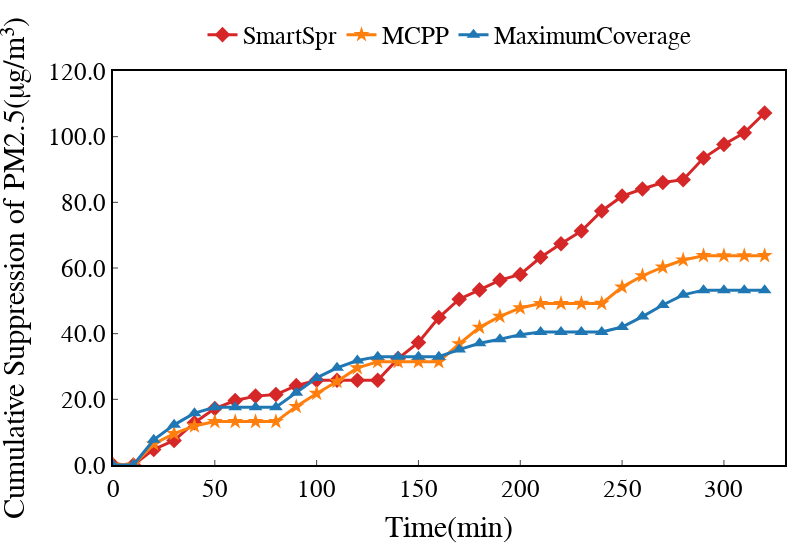

Notebook source saved alongside this figure:
### Code cell
Time_deadline = 33
xtitle = 'Time(min)'
ytitle = 'Cumulative Suppression of PM2.5(μg/m³)'
filename = './outputs/png/line_timeCumulateEffect-teamsize2-linetype.png'
colors_dict = ['#d62728', '#ff7f0e', '#1f77b4']
ncol = 3
x_values = np.arange(0, Time_deadline)

plt.figure(figsize =(6,4),dpi=150)

plt.plot(x_values, strategy_effect[2][2][7][0:Time_deadline], marker='^', color=colors_dict[2], label='MaximumCoverage')
plt.plot(x_values, strategy_effect[1][2][7][0:Time_deadline], marker='*', color=colors_dict[1], label='MCPP')
plt.plot(x_values, strategy_effect[0][2][7][0:Time_deadline], marker='d', color=colors_dict[0], linewidth=2, label='SmartSpr')

plt.xlabel(xtitle)
plt.ylabel(ytitle)
plt.legend(loc='upper center', bbox_to_anchor=(0.5, 1.12), ncol=ncol, frameon=False)

plt.xlim([1-0.3, Time_deadline+0.3])
plt.ylim([0, 80])
plt.xticks(np.arange(0, Time_deadline, 5), np.arange(0, Time_deadline, 5) * 10)

plt.savefig(filename,bbox_inches = 'tight')

width = 800
height = 550
linewidth = 3
markersize = 12
colors_dict = ['#d62728', '#ff7f0e', '#1f77b4']
markersymbol={'FH':2, 'HEUR':'star', 'DDRL':5}
linetype = {'Low':'dot','Medium':'dashdot','High':'solid'}
labels = []
Time_deadline = 33
for i in range(Time_deadline):
    labels.append(int(i*10))

xtitle = 'Time(min)'
ytitle = 'Cumulative Suppression of PM2.5(μg/m³)'

fig = go.Figure()

fig.add_trace(go.Scatter(
    x=labels, 
    y=strategy_effect[0][1][3][0:Time_deadline], 
    name='SmartSpr', 
    mode='lines+markers', 
    marker=dict(size=markersize, symbol=markersymbol['FH']),line=dict(color=colors_dict[0], width=linewidth),))
fig.add_trace(go.Scatter(
    x=labels, 
    y=strategy_effect[1][1][3][0:Time_deadline], 
    name='MCPP', 
    mode='lines+markers', 
    marker=dict(size=markersize, symbol=markersymbol['HEUR']),line=dict(color=colors_dict[1], width=linewidth),))
fig.add_trace(go.Scatter(
    x=labels, 
    y=strategy_effect[2][1][3][0:Time_deadline], 
    name='MaximumCoverage', 
    mode='lines+markers', 
    marker=dict(size=markersize, symbol=markersymbol['DDRL']),line=dict(color=colors_dict[2], width=linewidth),))

fig = line_update_fig(fig, xtitle, ytitle, width=width, height=height)
fig.update_xaxes(title_text=xtitle, title_font=dict(size=30),tickfont=dict(size=25),showgrid=False)
fig.update_yaxes(title_text=ytitle, title_font=dict(size=30),tickfont=dict(size=25),showgrid=False)
fig.update_layout(
    xaxis=dict(range=[0, 330]),
    yaxis=dict(range=[0, 120]),
    legend=dict(font=dict(size=25), x=0.5, y=1.15)) # name size
fig.show()
filename = './outputs/png/line_timeCumulateEffect-teamsize2-linetype.png'
print(filename)
fig.write_image(filename, scale=1)

### Figure 1 — Plotly figure (JSON) as saved in the notebook; plotly's stock layout.template omitted (floating-point values rounded to 4 significant figures)
{"data": [{"line": {"color": "#d62728", "width": 3}, "marker": {"size": 12, "symbol": 2}, "mode": "lines+markers", "name": "SmartSpr", "type": "scatter", "x": [0, 10, 20, 30, 40, 50, 60, 70, 80, 90, 100, 110, 120, 130, 140, 150, 160, 170, 180, 190, 200, 210, 220, 230, 240, 250, 260, 270, 280, 290, 300, 310, 320], "y": [0, 0, 4.741, 7.471, 12.89, 17.2, 19.63, 20.98, 21.45, 24.17, 25.82, 25.81, 25.8, 25.8, 32.4, 37.32, 44.9, 50.49, 53.33, 56.3, 58.02, 63.27, 67.37, 71.26, 77.38, 81.88, 84.05, 86.04, 86.89, 93.49, 97.64, 101.2, 107.2]}, {"line": {"color": "#ff7f0e", "width": 3}, "marker": {"size": 12, "symbol": "star"}, "mode": "lines+markers", "name": "MCPP", "type": "scatter", "x": [0, 10, 20, 30, 40, 50, 60, 70, 80, 90, 100, 110, 120, 130, 140, 150, 160, 170, 180, 190, 200, 210, 220, 230, 240, 250, 260, 270, 280, 290, 300, 310, 320], "y": [0, -0.009058, 6.386, 9.541, 11.89, 13.21, 13.21, 13.21, 13.22, 17.8, 21.79, 25.42, 29.57, 31.46, 31.47, 31.46, 31.47, 36.92, 41.93, 45.26, 47.84, 49.18, 49.19, 49.2, 49.21, 54.19, 57.64, 60.24, 62.44, 63.74, 63.74, 63.73, 63.74]}, {"line": {"color": "#1f77b4", "width": 3}, "marker": {"size": 12, "symbol": 5}, "mode": "lines+markers", "name": "MaximumCoverage", "type": "scatter", "x": [0, 10, 20, 30, 40, 50, 60, 70, 80, 90, 100, 110, 120, 130, 140, 150, 160, 170, 180, 190, 200, 210, 220, 230, 240, 250, 260, 270, 280, 290, 300, 310, 320], "y": [0, -0.004527, 7.692, 12.22, 15.78, 17.57, 17.58, 17.58, 17.58, 22.04, 26.53, 29.6, 31.82, 33.0, 33.0, 33.01, 33.01, 35.15, 37.06, 38.32, 39.7, 40.48, 40.48, 40.48, 40.49, 42.01, 45.19, 48.73, 51.82, 53.25, 53.25, 53.25, 53.25]}], "layout": {"font": {"color": "rgb(0, 0, 0)", "family": "Arial", "size": 30}, "height": 550, "legend": {"font": {"size": 25}, "orientation": "h", "title": {"text": ""}, "x": 0.5, "xanchor": "center", "y": 1.15, "yanchor": "top"}, "margin": {"b": 15, "l": 15, "r": 15, "t": 15}, "plot_bgcolor": "rgb(255,255,255)", "width": 800, "xaxis": {"gridcolor": "rgb(200, 200, 200)", "linecolor": "rgb(0, 0, 0)", "linewidth": 2, "mirror": true, "range": [0, 330], "showgrid": false, "showline": true, "tickfont": {"size": 25}, "ticks": "inside", "title": {"font": {"size": 30}, "text": "Time(min)"}}, "yaxis": {"gridcolor": "rgb(200, 200, 200)", "linecolor": "rgb(0, 0, 0)", "linewidth": 2, "mirror": true, "range": [0, 120], "showgrid": false, "showline": true, "tickfont": {"size": 25}, "tickformat": ".1f", "ticks": "inside", "title": {"font": {"size": 30}, "text": "Cumulative Suppression of PM2.5(μg/m³)"}}}}
